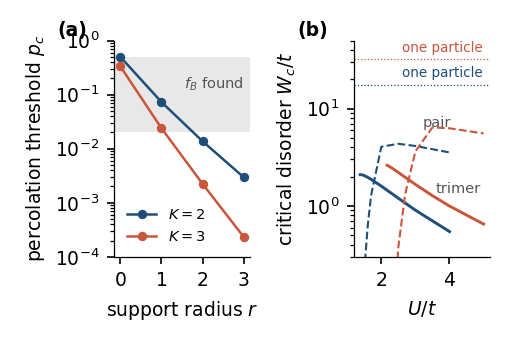

Write the Python code that produced this figure.
import json, numpy as np, matplotlib
matplotlib.use("Agg")
import matplotlib.pyplot as plt
from matplotlib import rcParams
rcParams.update({"font.size": 9, "axes.linewidth": 0.6})
fig, axes = plt.subplots(1, 2, figsize=(3.4, 2.3))
B, R, G = "#1f4e79", "#c9563c", "#3a8f5c"
# (a) percolation thresholds of emergent hyperedges vs support radius
pc = json.load(open("../emergent/perc_thresholds.json"))
ax = axes[0]
for K, c, ls in ((2, B, "-"), (3, R, "-")):
    r = [0, 1, 2, 3]; p = [pc[f"{K},{x}"] for x in r]
    ax.plot(r, p, "o" + ls, color=c, ms=3.5, lw=1.2, label=f"$K={K}$")
# range of Borromean fractions found in the (U,W) scans, and of support radii
ax.axhspan(0.02, 0.5, color="#e8e8e8", lw=0)
ax.text(1.55, 0.13, "$f_B$ found", fontsize=7, color="#555555")
ax.set_yscale("log"); ax.set_xlabel("support radius $r$"); ax.set_ylabel("percolation threshold $p_c$")
ax.set_xticks([0, 1, 2, 3]); ax.set_ylim(1e-4, 1)
ax.legend(frameon=False, fontsize=7, loc="lower left")
for s in ("top", "right"): ax.spines[s].set_visible(False)
ax.text(-0.42, 1.02, "(a)", transform=ax.transAxes, fontsize=9, fontweight="bold")
# (b) critical disorder of the composites vs U
loc = json.load(open("../emergent/localization.json"))
ax = axes[1]
for K, c, ls in ((2, B, "-"), (3, R, "-")):
    rows = loc[str(K)]; U = np.array([r["U"] for r in rows]); Wc3 = np.array([r["Wc3"] for r in rows]); Wc2 = np.array([r["Wc2"] for r in rows])
    U2u = 2 * (K - 1) / np.sqrt(K)
    ax.plot(U, Wc3, "-", color=c, lw=1.4)
    m = U > U2u * 1.02
    ax.plot(U[m], Wc2[m], "--", color=c, lw=1.0)
    ax.axhline({2: 17.39, 3: 32.26}[K], color=c, lw=0.6, ls=":")
ax.set_yscale("log"); ax.set_xlabel("$U/t$"); ax.set_ylabel("critical disorder $W_c/t$")
ax.set_ylim(0.3, 50)
ax.text(2.6, 21, "one particle", fontsize=6.5, color=B); ax.text(2.6, 38, "one particle", fontsize=6.5, color=R)
ax.text(3.2, 6.5, "pair", fontsize=7, color="#555555"); ax.text(3.6, 1.35, "trimer", fontsize=7, color="#555555")
for s in ("top", "right"): ax.spines[s].set_visible(False)
ax.text(-0.42, 1.02, "(b)", transform=ax.transAxes, fontsize=9, fontweight="bold")
fig.tight_layout(w_pad=1.2); fig.savefig("fig4.pdf"); fig.savefig("fig4.png", dpi=150)
